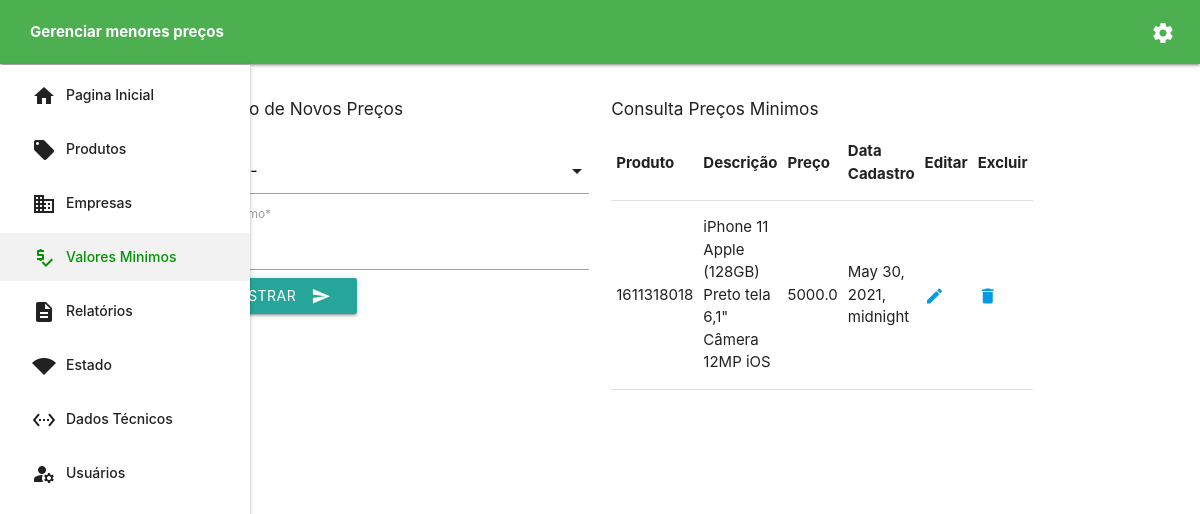
Page /dashboard/manage-price on the committed database.
### pages/models.py (models this page shows, shortened)
class ProductMinValue(models.Model):
    min_value = models.FloatField(verbose_name="Valor Minimo")
    product = models.ForeignKey(Product, on_delete=models.CASCADE, verbose_name="Produto")
    date = models.DateTimeField(default=datetime.date.today)
    class Meta:
        verbose_name = "Preço Minimo"
        verbose_name_plural = "Preços Minimos"

class Product(models.Model):
    code = models.CharField(max_length=300, verbose_name="Código")
    description = models.CharField(max_length=400, verbose_name="Descrição")
    url = models.URLField(default="")
    date = models.DateTimeField(default=datetime.date.today)
    def __str__(self):
        return f'{self.code} - {self.description}'
    class Meta:
        verbose_name = "Produto"
        verbose_name_plural = "Produtos"

### pages/views.py (the view, shortened to what this page needs)
# urls.py: path('dashboard/manage-price', ManageMinPrice.as_view(), name='manage-min-price'),
class ManageMinPrice(CreateView):
    model = ProductMinValue
    fields = ['product', 'min_value', ]
    template_name = 'pages/dashboard/manage-min-price.html'
    success_url = reverse_lazy('manage-min-price')
    def get_context_data(self, **kwargs):
        context = super().get_context_data(**kwargs)
        context["prices"] = ProductMinValue.objects.all()
        return context

### templates/pages/dashboard/manage-min-price.html (shortened to what this page needs)
{% extends 'base/base.html' %}
{% load i18n %}
{% load static %}
{% load materializecss %}
{% load crispy_forms_tags %}
{% block dash-title %}
    <b>{% trans 'Gerenciar menores preços' %}</b>
{% endblock %}
{% block content %}
    <div class="row">
        <div class="col s6">
            <h6>{% trans 'Inclusão de Novos Preços' %}</h6>
            <form action="" method="POST" class="form-group">
                {{ form | crispy }}
                <button class="btn waves-effect" type="submit" name="action">{% trans 'Cadastrar' %}
                    <i class="material-icons right">send</i>
                </button>
            </form>
        </div>
        <div class="col s6">
            <h6>{% trans 'Consulta Preços Minimos' %}</h6>
            <table class="responsive-table">
                <thead>
                <tr>
                    <th>{% trans 'Produto' %}</th>
                    <th>{% trans 'Descrição' %}</th>
                    <th>{% trans 'Preço' %}</th>
                    <th>{% trans 'Data Cadastro' %}</th>
                    <th>{% trans 'Editar' %}</th>
                    <th>{% trans 'Excluir' %}</th>
                </tr>
                </thead>
                {% for price in prices %}
                    <tbody>
                    <tr>
                        <td>{{ price.product.code }}</td>
                        <td>{{ price.product.description }}</td>
                        <td>{{ price.min_value }}</td>
                        <td>{{ price.date }}</td>
                        <td><a href="{% url 'update-price' price.pk %}"><span class="material-icons"
                                                                              style="font-size: 20px !important;">edit</span></a>
                        </td>
                        <td><a href="{% url 'delete-price' price.pk %}"><span class="material-icons"
                                                                              style="font-size: 20px !important;">delete</span></a>
                        </td>
                    </tr>
                    </tbody>
                {% empty %}
                    <tbody>
                    <tr>
                        <td colspan="6">{% trans 'Nenhum preço cadastrado!' %}</td>
                    </tr>
                    </tbody>
                {% endfor %}
            </table>
        </div>
    </div>
{% endblock %}

### templates/base/base.html (style rules this page uses)
.material-icons { vertical-align: middle !important; margin-right: 10px !important; }

### rows in the picture
ProductMinValue: product.code "1611318018", product.description "iPhone 11 Apple (128GB) Preto tela 6,1\" Câmera 12MP iOS", min_value "5000.0", date "May 30, 2021, midnight"
